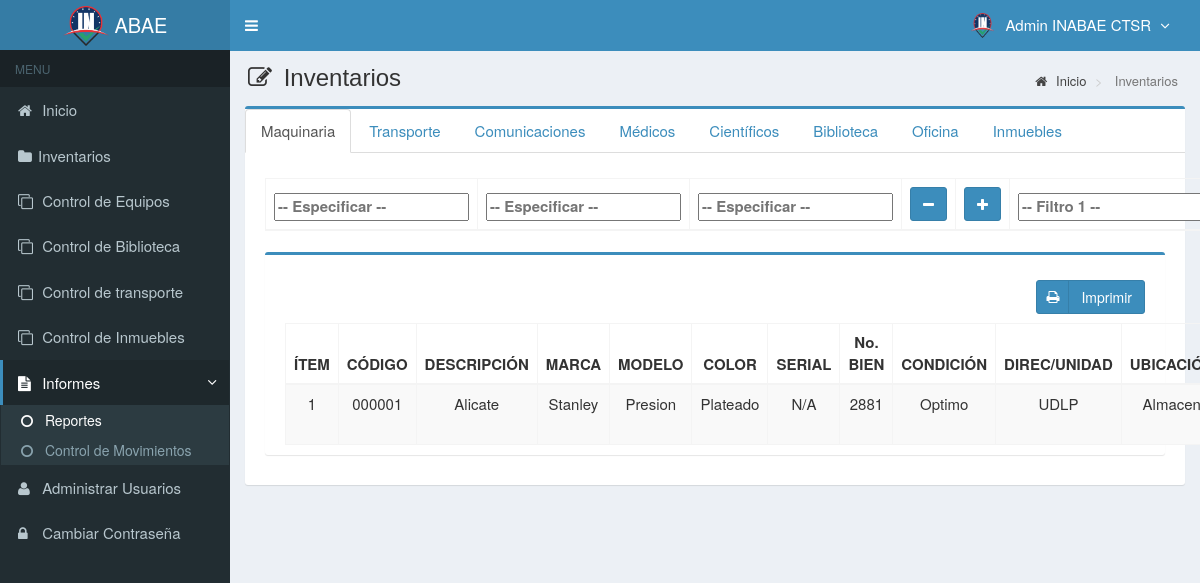
/main.php?module=stock_inventory (signed in), run on an earlier commit of the app's database.
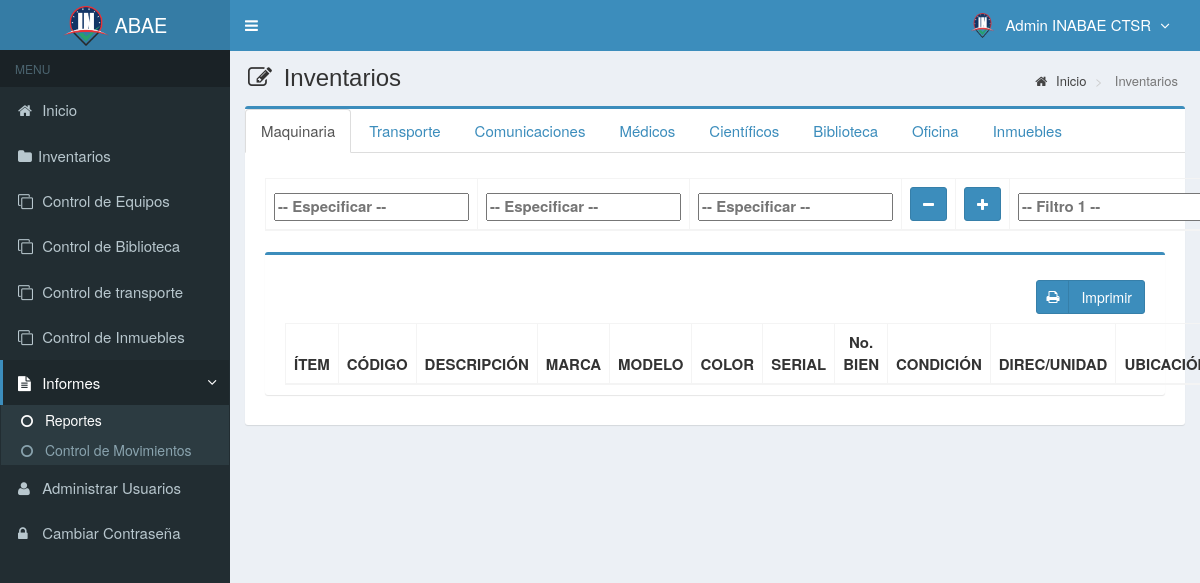
And on a later commit of the database.
### tables this page shows
CREATE TABLE `usuarios` (
  `id_user` int(3) NOT NULL,
  `username` varchar(50) NOT NULL,
  `name_user` varchar(50) NOT NULL,
  `cedula_user` int(20) NOT NULL,
  `password` varchar(50) NOT NULL,
  `email` varchar(50) DEFAULT NULL,
  `telefono` varchar(13) DEFAULT NULL,
  `foto` varchar(100) DEFAULT NULL,
  `permisos_acceso` varchar(30) NOT NULL,
  `status` enum('activo','bloqueado') NOT NULL DEFAULT 'activo',
  `created_at` timestamp NOT NULL DEFAULT CURRENT_TIMESTAMP,
  `updated_at` timestamp NOT NULL DEFAULT CURRENT_TIMESTAMP ON UPDATE CURRENT_TIMESTAMP,
  `sede` varchar(30) DEFAULT NULL
);

CREATE TABLE `inventario` (
  `categoria` varchar(300) NOT NULL,
  `codigo` varchar(10) NOT NULL,
  `serial` varchar(20) NOT NULL,
  `nombre` varchar(300) NOT NULL DEFAULT 'N/A',
  `marca` varchar(300) NOT NULL,
  `modelo` varchar(300) NOT NULL,
  `cantidad` int(10) NOT NULL DEFAULT '0',
  `clasificacion` varchar(300) NOT NULL DEFAULT 'N/A',
  `sede` varchar(300) NOT NULL,
  `pertenece` varchar(300) NOT NULL,
  `cedula` varchar(10) NOT NULL,
  `bienesN` varchar(20) NOT NULL,
  `color` varchar(10) NOT NULL,
  `descripcion` varchar(300) NOT NULL,
  `condicion` varchar(300) NOT NULL,
  `ubicacion` varchar(300) NOT NULL,
  `precio_compra` int(11) NOT NULL DEFAULT '0',
  `precio_venta` int(11) NOT NULL DEFAULT '0',
  `unidad` varchar(20) NOT NULL,
  `stock` int(11) NOT NULL DEFAULT '0',
  `estado` enum('chequeado','nochequeado') NOT NULL DEFAULT 'nochequeado',
  `created_user` int(3) NOT NULL,
  `created_date` timestamp NOT NULL DEFAULT CURRENT_TIMESTAMP,
  `updated_user` int(3) DEFAULT NULL,
  `updated_date` datetime NOT NULL DEFAULT CURRENT_TIMESTAMP,
  `tipo` varchar(300) DEFAULT NULL,
  `responsable` varchar(300) DEFAULT NULL,
  `uso` varchar(20) DEFAULT NULL,
  `detalles` varchar(300) NOT NULL DEFAULT 'N/A',
  `foto` varchar(100) DEFAULT NULL
);

### modules/stock_inventory/view2.php (the view, shortened to what the rows shown need)
<section class="content-header">
  <h1>
    <i class="fa fa-edit icon-title"></i> Inventarios
  </h1>
</section>
<section class="content">
  <div class="row">
    <div class="col-md-12">
      <div class="box box-primary">
        <div role="tabpanel">
          <div class="tab-content">
            <div role="tabpanel" class="tab-pane active" id="Maquinaria">
              <form role="form" class="form-horizontal" action="modules/stock_inventory/print_filter_Maquinaria.php" method="POST" target="_blank" target="_blank">
                <div class="box-body">
                  <form name="formulario" method="post" action="modules/stock_inventory/print_filter_Maquinaria.php" target="_blank">
                    <table id="dataTables1" class="table table-bordered table-striped table-hover">
                      <thead>
                        <tr>
                          <th class="center">
                            <input list="items_Maquinaria" type="text" name="filtrado_refri" id="ado" autocomplete="off" required="true" placeholder="-- Especificar --" onpaste="return false" onkeypress="return false" autocomplete="off">
                          </th>
                          <th class="center"><input list="items_Maquinaria" type="text" name="filtrado2_refri" id="ado2" placeholder="-- Especificar --" autocomplete="off" onpaste="return false" onkeypress="return false" autocomplete="off">
                          <th class="center"><input list="items_Maquinaria" type="text" name="filtrado3_refri" id="ado3" placeholder="-- Especificar --" autocomplete="off" onpaste="return false" onkeypress="return false" autocomplete="off">
                          <th class="center"> <a data-toggle="tooltip" class="btn btn-primary btn-mb" id="rbtn_o">
                              <i style="color:#fff" class="fa fa-minus"></i>
                          </th>
                          <th class="center"> <a data-toggle="tooltip" class="btn btn-primary btn-mb" id="rbtn_v">
                              <i style="color:#fff" class="fa fa-plus"></i>
                          </th>
                          <th class="center"> <input class="chosen-select" class="col-mb-2 form-control" class="col-mb-2 form-control" type="text" name="filtro_refri" id="rfiltro" value="" placeholder="-- Filtro 1 --"></th>
                          </th>
                        </tr>
                      </thead>
                    </table>
                  </form>
                  <div class="row">
                    <div class="col-md-12">
                      <div class="box box-primary">
                        <div class="box-body" id="contenido3">
                          <table id="dataTables2" class="table table-bordered table-striped table-hover">
                            <thead>
                              <tr>
                                <th class="center">ÍTEM</th>
                                <th class="center">CÓDIGO</th>
                                <th class="center">DESCRIPCIÓN</th>
                                <th class="center">MARCA</th>
                                <th class="center">MODELO</th>
                                <th class="center">COLOR</th>
                                <th class="center">SERIAL</th>
                                <th class="center">No. BIEN</th>
                                <th class="center">CONDICIÓN</th>
                                <th class="center">DIREC/UNIDAD</th>
                                <th class="center">UBICACIÓN</th>
                              </tr>
                            </thead>
                            <tbody>
                              <?php
                              $no = 1;
                              $query = mysqli_query($mysqli, "SELECT * FROM inventario WHERE categoria= 'Maquinaria' ORDER BY codigo DESC")
                                or die('error: ' . mysqli_error($mysqli));
                              while ($data = mysqli_fetch_assoc($query)) {
                                echo "<tr>
                                  <td width='50'  class='center'>$no</td>
                                  <td width='100' class='center'>$data[codigo]</td>
                                  <td width='100' class='center'>$data[descripcion]</td>
                                  <td width='100' class='center'>$data[marca]</td>
                                  <td width='100' class='center'>$data[modelo]</td>
                                  <td width='100' class='center'>$data[color]</td>
                                  <td width='100' class='center'>$data[serial]</td>
                                  <td width='100' class='center'>$data[bienesN]</td>
                                  <td width='100' class='center'>$data[condicion]</td>
                                  <td width='100' class='center'>$data[unidad]</td>
                                  <td width='100' class='center'>$data[ubicacion]</td>
                                  <td width='100' class='center'>$data[responsable]</td>
                                  <td width='100' class='center'>$data[cedula]</td>
                                  <td width='100' class='center'>$data[sede]</td>
                                  <td width='100' class='center'>$data[pertenece]</td>
                                  <td width='100' class='center'>
                                <div>
                                <a class='btn btn-primary btn-social pull-right' id='qr' data-toggle='modal' data-target='#exampleModal'>
                                      <i id='$data[codigo]' style='color:#000' class='fa fa-qrcode fa-2x'></i> QR
                                </a>";
                                $no++;
                              }
                              ?>
                            </tbody>
                          </table>
                        </div>
                      </div>
                    </div>
                  </div>
                </div>
              </form>
            </div>
        </div>
      </div>
    </div>
  </div>
</section>

### top-menu.php (shortened to what the rows shown need)
<?php
require_once "config/database.php";
$query = mysqli_query($mysqli, "SELECT id_user, name_user, foto, permisos_acceso FROM usuarios WHERE id_user='$_SESSION[id_user]'")
                                or die('error: '.mysqli_error($mysqli));
$data = mysqli_fetch_assoc($query);
?>
<li class="dropdown user user-menu">
  <a href="#" class="dropdown-toggle" data-toggle="dropdown">
  <?php
  if ($data['foto']=="") { ?>
    <img src="images/user/INABAE_Logo.png" class="user-image" alt="User Image"/>
  <?php
  }
  else { ?>
    <img src="images/user/<?php echo $data['foto']; ?>" class="user-image" alt="User Image"/>
  <?php
  }
  ?>
    <span class="hidden-xs"><?php echo $data['name_user']; ?> <i style="margin-left:5px" class="fa fa-angle-down"></i></span>
  </a>
</li>

What changed in the data, as far as the page shows it:
removed inventario: codigo "000001", descripcion "Alicate", marca "Stanley", modelo "Presion", color "Plateado", serial "N/A", bienesN "2881", condicion "Optimo", unidad "UDLP", ubicacion "Almacen"
